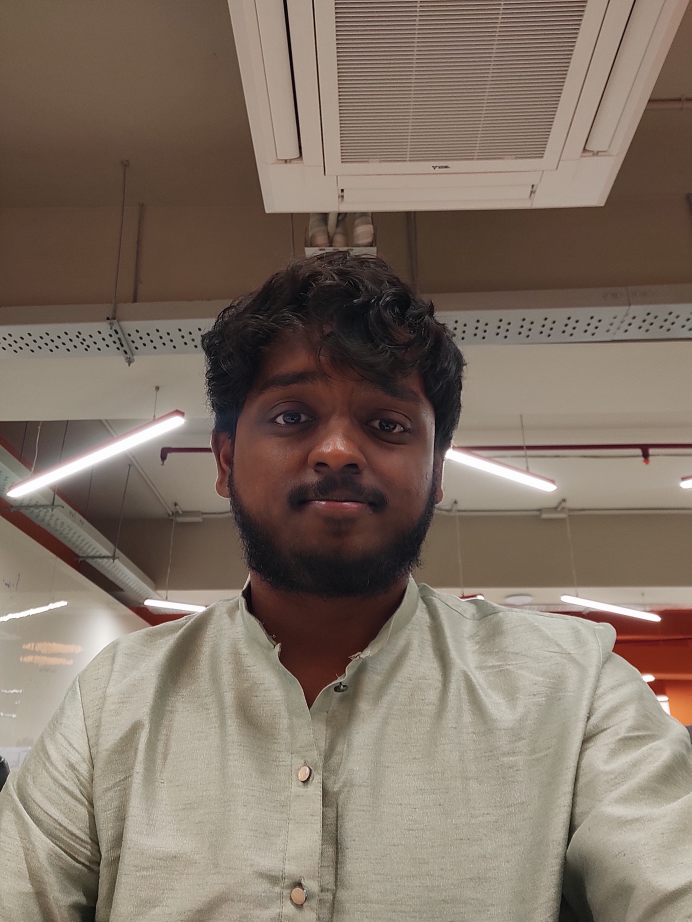
#> input picture image.jpg, 3456 x 4608 px (shown at 1/5 size)
$ python code_1.py
#> lines starting #> are read from the running program, lines starting #| are printed output that depends on the picture; after the words box and inside, x2 and y2 are one past the last pixel; in counts of white or black regions, pixels touching at a corner belong together
import cv2
import numpy as np

class Cartoonizer:
    # """Cartoonizer effect
    # A class that applies a cartoon effect to an image.
    # The class uses a bilateral filter and adaptive thresholding to create
    # a cartoon effect.
    # """
    def __init__(self):
        pass

    def render(self, img_rgb):
#> called with img_rgb = 'image.jpg'
        img_rgb = cv2.imread(img_rgb)
#> img_rgb is the input picture: shape (4608, 3456, 3); mean B, G, R 101.7, 114.2, 128.9
        # img_rgb = cv2.resize(img_rgb, (1366, 768))
        img_rgb = cv2.resize(img_rgb, (1366, 768), interpolation=cv2.INTER_AREA)
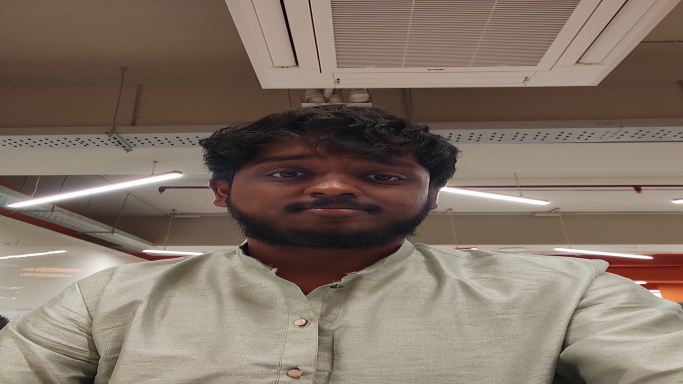
#> img_rgb: shape (768, 1366, 3) (shown at 1/2 size); mean B, G, R 101.7, 114.2, 128.9

        numDownSamples = 2  # number of downscaling steps
        numBilateralFilters = 50  # number of bilateral filtering steps

        # -- STEP 1 --
        # downsample image using Gaussian pyramid
        img_color = img_rgb
        for _ in range(numDownSamples):
            img_color = cv2.pyrDown(img_color)
#> this loop made 2 passes
#> pass 1, in render, `img_color = cv2.pyrDown(img_color)`:
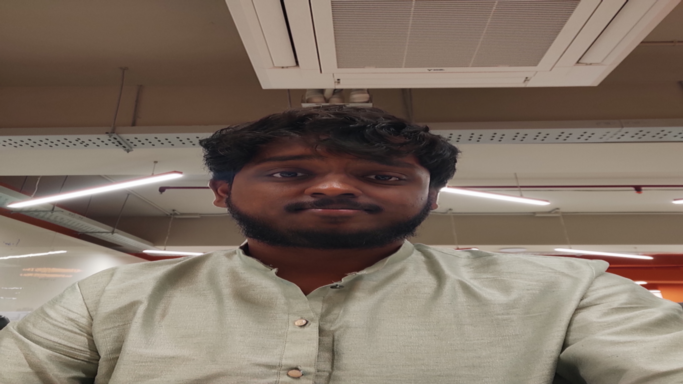
#> img_color: shape (384, 683, 3); mean B, G, R 101.7, 114.1, 128.9

        # repeatedly apply a small bilateral filter instead of applying
        # one large filter
        for _ in range(numBilateralFilters):
            img_color = cv2.bilateralFilter(img_color, 9, 9, 7)
#> img_color: shape (192, 342, 3)

        # upsample image to original size
        for _ in range(numDownSamples):
            img_color = cv2.pyrUp(img_color)
#> this loop made 2 passes
#> pass 2, in render, `img_color = cv2.pyrUp(img_color)`:
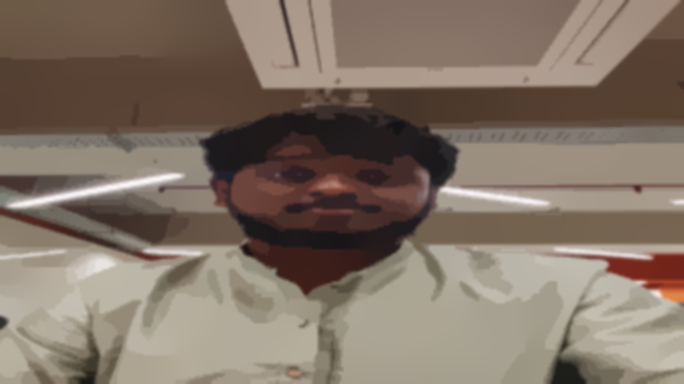
#> img_color: shape (768, 1368, 3) (shown at 1/2 size); mean B, G, R 101.7, 114.4, 129.1

        # -- STEPS 2 and 3 --
        # convert to grayscale and apply median blur
        img_gray = cv2.cvtColor(img_rgb, cv2.COLOR_RGB2GRAY)
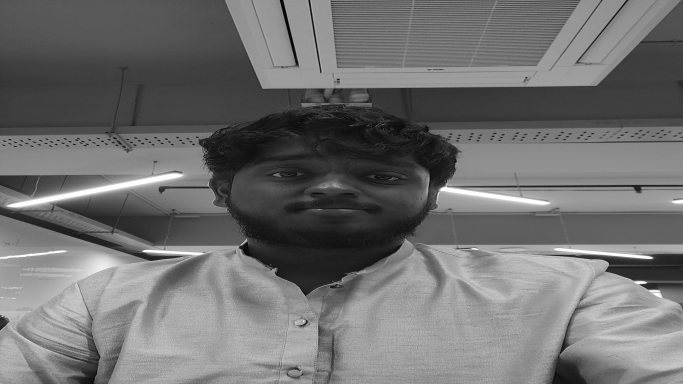
#> img_gray: shape (768, 1366) (shown at 1/2 size); min 0, max 254, mean 112.1
        img_blur = cv2.medianBlur(img_gray, 3)

        # -- STEP 4 --
        # detect and enhance edges
        img_edge = cv2.adaptiveThreshold(img_blur, 255,
                                         cv2.ADAPTIVE_THRESH_MEAN_C,
                                         cv2.THRESH_BINARY, 9, 2)
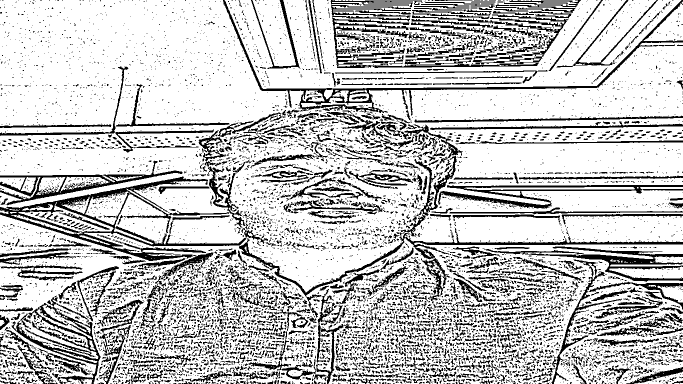
#> img_edge: shape (768, 1366) (shown at 1/2 size); 76.5% white; 8223 black regions (6834 under 20 px), largest, box (x1, y1, x2, y2) and area: (0, 353, 1366, 635) 21331, (661, 0, 1138, 136) 11836, (446, 0, 1366, 231) 8053

        # -- STEP 5 --
        # convert back to color so that it can be bit-ANDed with the color image
        (x, y, z) = img_color.shape
#> x = 768; y = 1368; z = 3
        img_edge = cv2.resize(img_edge, (y, x))
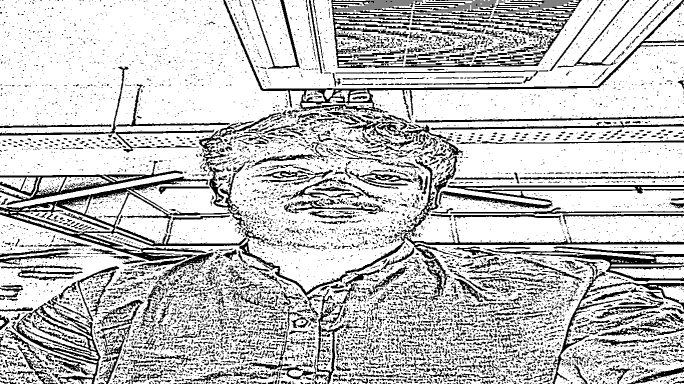
#> img_edge: shape (768, 1368) (shown at 1/2 size); min 0, max 255, mean 195.2
        img_edge = cv2.cvtColor(img_edge, cv2.COLOR_GRAY2RGB)
#> img_edge: shape (768, 1368, 3)
        cv2.imwrite("edge.png", img_edge)

        return cv2.bitwise_and(img_color, img_edge)
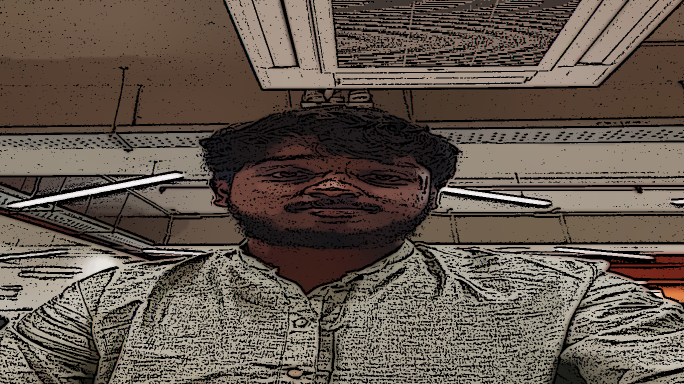
#> returned value: shape (768, 1368, 3) (shown at 1/2 size); mean of channels 0, 1, 2 76.7, 86.6, 98.1; drawn as B, G, R

# Main code
file_name = "image.jpg"  # File_name will come here
tmp_canvas = Cartoonizer()
res = tmp_canvas.render(file_name)

cv2.imwrite("Cartoon_version.jpg", res)
cv2.imshow("Cartoon_version", res)
cv2.waitKey(0)
cv2.destroyAllWindows()
